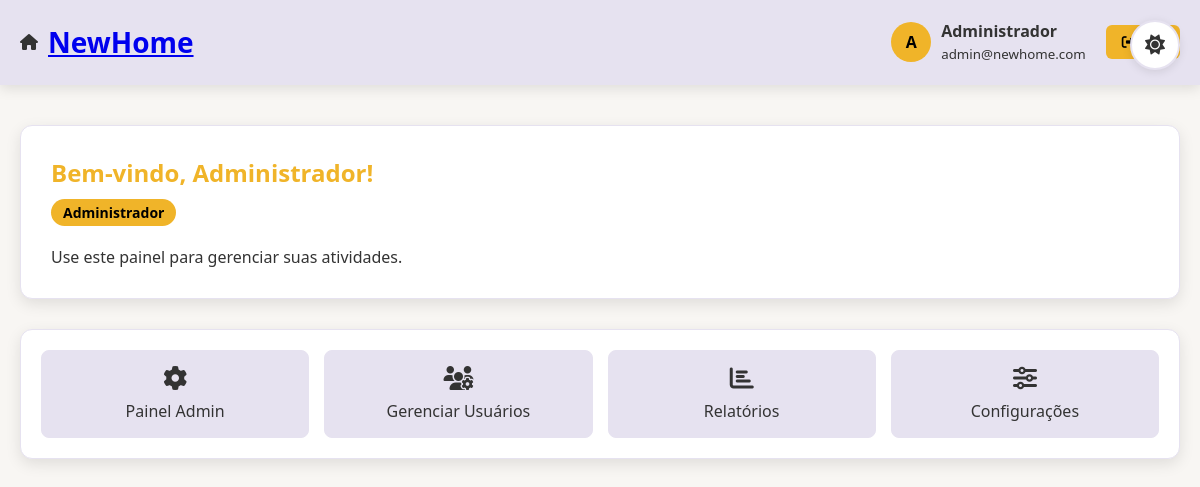
Page /dashboard.php (signed in) on the committed database.
### tables this page shows
CREATE TABLE `usuarios` (
  `id` int(11) NOT NULL,
  `nome` varchar(100) NOT NULL,
  `email` varchar(100) NOT NULL,
  `senha` varchar(255) NOT NULL,
  `tipo` enum('cliente','gerente','admin') DEFAULT 'cliente',
  `telefone` varchar(20) DEFAULT NULL,
  `cpf` varchar(14) DEFAULT NULL,
  `data_nascimento` date DEFAULT NULL,
  `endereco` text DEFAULT NULL,
  `data_cadastro` timestamp NOT NULL DEFAULT current_timestamp(),
  `ativo` tinyint(1) DEFAULT 1,
  `ultimo_login` timestamp NULL DEFAULT NULL,
  `rg` varchar(20) DEFAULT NULL,
  `profissao` varchar(100) DEFAULT NULL,
  `estado_civil` enum('solteiro','casado','divorciado','viuvo') DEFAULT 'solteiro',
  `foto_documento_path` varchar(255) DEFAULT NULL,
  `selfie_documento_path` varchar(255) DEFAULT NULL,
  `cep` varchar(9) DEFAULT NULL,
  `numero_endereco` varchar(10) DEFAULT NULL,
  `complemento` varchar(100) DEFAULT NULL,
  `foto_perfil` varchar(255) DEFAULT NULL,
  `data_contratacao` date DEFAULT NULL,
  `salario` decimal(10,2) DEFAULT NULL,
  `setor` varchar(100) DEFAULT NULL
);

### config/funcoes.php (called while the page is built, shortened)
<?php
require_once 'database.php';
class Funcoes {
    private $conn;
    public function __construct() {
        $database = new Database();
        $this->conn = $database->getConnection();
    }
    public function getUsuario($id) {
        $query = "SELECT * FROM usuarios WHERE id = :id";
        $stmt = $this->conn->prepare($query);
        $stmt->bindParam(":id", $id);
        $stmt->execute();
        return $stmt->fetch(PDO::FETCH_ASSOC);
    }
}
?>

### config/database.php (called while the page is built, shortened)
<?php
class Database {
    private $host = "localhost";
    private $db_name = "newhome_db";
    private $username = "root";
    private $password = "";
    public function getConnection() {
        $this->conn = null;
        try {
            $this->conn = new PDO(
                "mysql:host=" . $this->host . ";dbname=" . $this->db_name,
                $this->username,
                $this->password
            );
            $this->conn->setAttribute(PDO::ATTR_ERRMODE, PDO::ERRMODE_EXCEPTION);
            $this->conn->exec("set names utf8");
        } catch(PDOException $exception) {
            echo "Erro de conexão: " . $exception->getMessage();
        }
        return $this->conn;
    }
}
?>

### dashboard.php (the view, shortened to what this page needs)
<?php
require_once 'config/funcoes.php';
$funcoes = new Funcoes();
$usuario = $funcoes->getUsuario($_SESSION['usuario_id']);
?>
<!DOCTYPE html>
<html lang="pt-BR">
<head>
    <link rel="stylesheet" href="https://cdnjs.cloudflare.com/ajax/libs/font-awesome/6.4.0/css/all.min.css">
</head>
<body>
    <div class="theme-toggle">
        <button id="themeToggle" aria-label="Alternar tema">
            <i class="fas fa-sun"></i>
        </button>
    </div>
    <div class="header">
        <div class="container">
            <div class="header-content">
                <div class="logo">
                    <i class="fas fa-home"></i>
                    <h1><a href="index.php">NewHome</a></h1>
                </div>
                <div class="user-menu">
                    <div class="user-info">
                        <div class="user-avatar">
                            <?php echo strtoupper(substr($usuario['nome'], 0, 1)); ?>
                        </div>
                        <div>
                            <strong><?php echo htmlspecialchars($usuario['nome']); ?></strong><br>
                            <small><?php echo $usuario['email']; ?></small>
                        </div>
                    </div>
                    <form method="POST" action="includes/logout.php">
                        <button type="submit" class="btn-logout">
                            <i class="fas fa-sign-out-alt"></i> Sair
                        </button>
                    </form>
                </div>
            </div>
        </div>
    </div>
    <div class="container">
        <div class="dashboard-content">
            <div class="welcome-section">
                <h2>Bem-vindo, <?php echo htmlspecialchars($usuario['nome']); ?>!</h2>
                <div class="user-type">
                    <?php
                    $tipo_texto = [
                        'cliente' => 'Cliente',
                        'gerente' => 'Gerente de Imóveis',
                        'admin' => 'Administrador'
                    ];
                    echo $tipo_texto[$usuario['tipo']];
                    ?>
                </div>
                <p>Use este painel para gerenciar suas atividades.</p>
            </div>
            <div class="nav-menu">
                <div class="nav-grid">
                    <?php if($usuario['tipo'] == 'admin'): ?>
                        <a href="admin/index.php" class="nav-item">
                            <i class="fas fa-cog"></i>
                            <span>Painel Admin</span>
                        </a>
                        <a href="admin/usuarios.php" class="nav-item">
                            <i class="fas fa-users-cog"></i>
                            <span>Gerenciar Usuários</span>
                        </a>
                        <a href="admin/relatorios.php" class="nav-item">
                            <i class="fas fa-chart-bar"></i>
                            <span>Relatórios</span>
                        </a>
                        <a href="admin/configuracoes.php" class="nav-item">
                            <i class="fas fa-sliders-h"></i>
                            <span>Configurações</span>
                        </a>
                    <?php endif; ?>
                </div>
            </div>
        </div>
    </div>
</body>
</html>

### dashboard.php (style rules this page uses)
* { margin: 0; padding: 0; box-sizing: border-box; font-family: 'Segoe UI', Tahoma, Geneva, Verdana, sans-serif; }
:root { --cor-fundo: #F8F6F3; --cor-secundaria: #E6E2F0; --cor-terciaria: #F0B429; --cor-texto: #333333; --cor-card: #FFFFFF; --cor-borda: #E6E2F0; --sombra: rgba(0, 0, 0, 0.1); }
body { background-color: var(--cor-fundo); color: var(--cor-texto); transition: background-color 0.3s, color 0.3s; }
.theme-toggle { position: fixed; top: 20px; right: 20px; z-index: 1000; }
.theme-toggle button { background: var(--cor-card); border: 2px solid var(--cor-borda); border-radius: 50%; width: 50px; height: 50px; cursor: pointer; display: flex; align-items: center; justify-content: center; transition: all 0.3s; box-shadow: 0 2px 10px var(--sombra); }
.theme-toggle i { font-size: 20px; color: var(--cor-texto); }
.header { background-color: var(--cor-secundaria); padding: 20px 0; box-shadow: 0 4px 12px var(--sombra); border-bottom: 1px solid var(--cor-borda); transition: all 0.3s; }
.container { max-width: 1200px; margin: 0 auto; padding: 0 20px; }
.header-content { display: flex; justify-content: space-between; align-items: center; }
.logo { display: flex; align-items: center; gap: 10px; }
.logo h1 { font-size: 28px; color: var(--cor-terciaria); }
.user-menu { display: flex; align-items: center; gap: 20px; }
.user-info { display: flex; align-items: center; gap: 10px; }
.user-avatar { width: 40px; height: 40px; background-color: var(--cor-terciaria); border-radius: 50%; display: flex; align-items: center; justify-content: center; color: #000; font-weight: bold; }
.btn-logout { background-color: var(--cor-terciaria); color: #000; border: none; padding: 8px 16px; border-radius: 6px; cursor: pointer; font-weight: 600; transition: all 0.3s; }
.dashboard-content { padding: 40px 0; }
.welcome-section { background-color: var(--cor-card); border-radius: 12px; padding: 30px; margin-bottom: 30px; box-shadow: 0 5px 15px var(--sombra); border: 1px solid var(--cor-borda); transition: all 0.3s; }
.welcome-section h2 { color: var(--cor-terciaria); margin-bottom: 10px; }
.user-type { display: inline-block; background-color: var(--cor-terciaria); color: #000; padding: 4px 12px; border-radius: 20px; font-size: 14px; font-weight: 600; margin-bottom: 20px; }
.nav-menu { background-color: var(--cor-card); border-radius: 12px; padding: 20px; margin-bottom: 30px; box-shadow: 0 5px 15px var(--sombra); border: 1px solid var(--cor-borda); }
.nav-grid { display: grid; grid-template-columns: repeat(auto-fit, minmax(200px, 1fr)); gap: 15px; }
.nav-item { background-color: var(--cor-secundaria); border-radius: 8px; padding: 15px; text-align: center; text-decoration: none; color: var(--cor-texto); transition: all 0.3s; border: 1px solid var(--cor-borda); }
.nav-item i { font-size: 24px; margin-bottom: 10px; display: block; }
.welcome-section, .stat-card, .imovel-card, .nav-menu { animation: fadeIn 0.5s ease-out; }

### rows in the picture
usuarios: nome "A", nome "Administrador", email "admin@newhome.com", tipo "Administrador"
